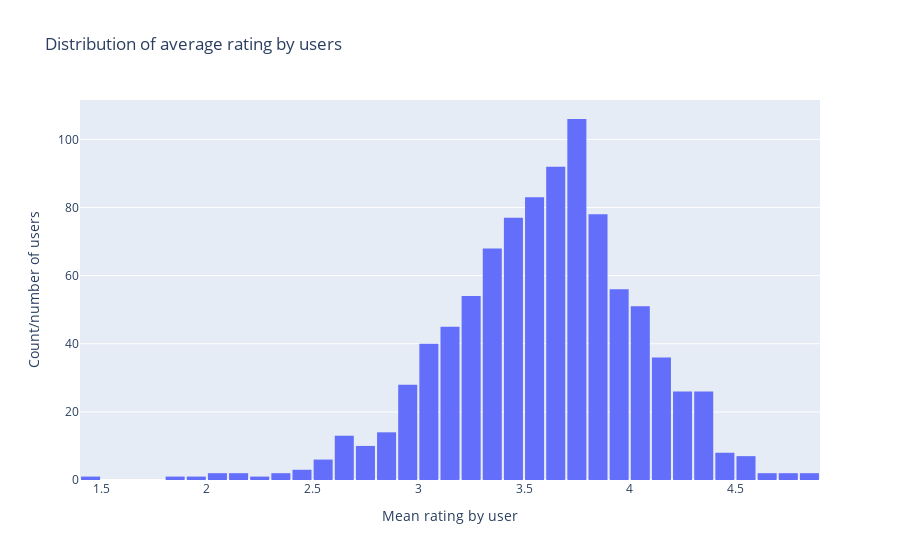

Notebook source saved alongside this figure:
### Code cell
data = df.groupby('userID')['rating'].agg('mean').sort_values(ascending=False)
display(data.head(10))

# Create trace
trace = go.Histogram(x = data.values,
                     name = 'Ratings',
                     xbins = dict(#start = 0.0,
                                  #end = 5.0,
                                  size = 0.1))
# Create layout
layout = go.Layout(title = 'Distribution of average rating by users',
                   xaxis = dict(title = 'Mean rating by user'),
                   yaxis = dict(title = 'Count/number of users'),
                   bargap = 0.1)

# Create plot
fig = go.Figure(data=[trace], layout=layout)
iplot(fig)

### Figure 1 — Plotly figure (JSON) as saved in the notebook; plotly's stock layout.template omitted (floating-point values rounded to 4 significant figures; data arrays with more than 128 entries replaced by an {"elided": "..."} marker saying what was removed)
{"data": [{"name": "Ratings", "type": "histogram", "x": {"elided": "943 float values"}, "xbins": {"size": 0.1}}], "layout": {"bargap": 0.1, "title": {"text": "Distribution of average rating by users"}, "xaxis": {"title": {"text": "Mean rating by user"}}, "yaxis": {"title": {"text": "Count/number of users"}}}}
